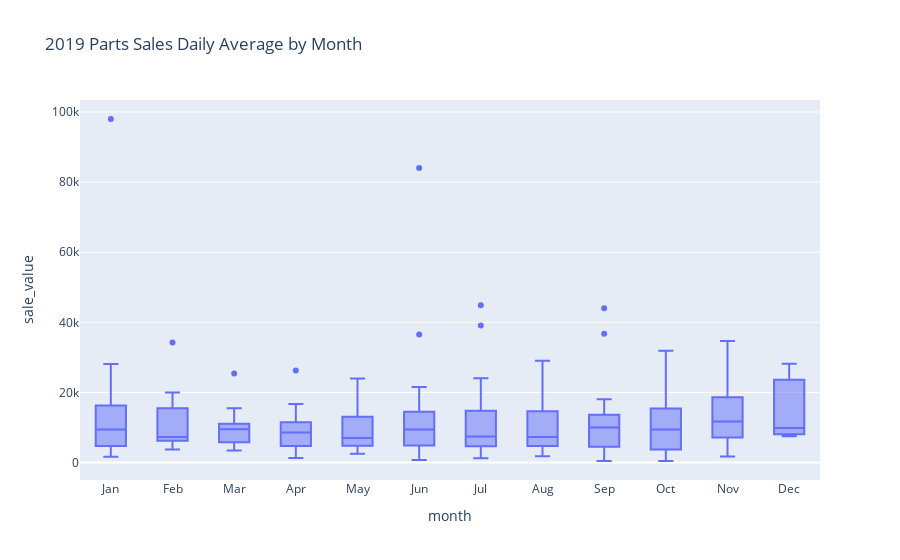

Notebook code for this chart:
### Code cell
fig = px.box(saleval_2019_bymonth, x = 'month', y = 'sale_value', hover_name = 'date', title='2019 Parts Sales Daily Average by Month')
fig.show()

### Figure 1 — Plotly figure (JSON) as saved in the notebook; plotly's stock layout.template omitted (floating-point values rounded to 4 significant figures; data arrays with more than 128 entries replaced by an {"elided": "..."} marker saying what was removed)
{"data": [{"alignmentgroup": "True", "hovertemplate": "<b>%{hovertext}</b><br><br>month=%{x}<br>sale_value=%{y}<extra></extra>", "hovertext": {"elided": "221 str values"}, "legendgroup": "", "marker": {"color": "#636efa"}, "name": "", "notched": false, "offsetgroup": "", "orientation": "v", "showlegend": false, "type": "box", "x": {"elided": "221 str values"}, "x0": " ", "xaxis": "x", "y": {"elided": "221 float values"}, "y0": " ", "yaxis": "y"}], "layout": {"boxmode": "group", "legend": {"tracegroupgap": 0}, "title": {"text": "2019 Parts Sales Daily Average by Month"}, "xaxis": {"anchor": "y", "domain": [0, 1], "title": {"text": "month"}}, "yaxis": {"anchor": "x", "domain": [0, 1], "title": {"text": "sale_value"}}}}
